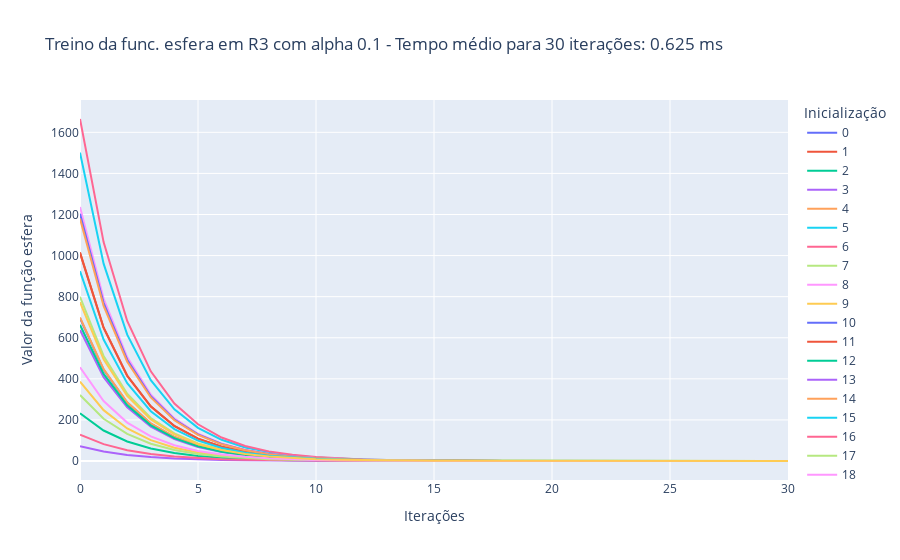

The cell this chart's notebook holds for it:
### Markdown cell above
Caso 2.1: $\alpha$ = 0.1, treinamento por 30 iterações

### Code cell
treina_gradiente(1e-1, 3, 'esfera', 30)

### Figure 1 — Plotly figure (JSON) as saved in the notebook; plotly's stock layout.template omitted (floating-point values rounded to 4 significant figures)
{"data": [{"hovertemplate": "variable=0<br>index=%{x}<br>value=%{y}<extra></extra>", "legendgroup": "0", "line": {"color": "#636efa", "dash": "solid"}, "marker": {"symbol": "circle"}, "mode": "lines", "name": "0", "orientation": "v", "showlegend": true, "type": "scatter", "x": [0, 1, 2, 3, 4, 5, 6, 7, 8, 9, 10, 11, 12, 13, 14, 15, 16, 17, 18, 19, 20, 21, 22, 23, 24, 25, 26, 27, 28, 29, 30], "xaxis": "x", "y": [695.0, 444.8, 284.7, 182.2, 116.6, 74.62, 47.76, 30.57, 19.56, 12.52, 8.012, 5.128, 3.282, 2.1, 1.344, 0.8603, 0.5506, 0.3524, 0.2255, 0.1443, 0.09238, 0.05912, 0.03784, 0.02422, 0.0155, 0.009919, 0.006348, 0.004063, 0.0026, 0.001664, 0.001065], "yaxis": "y"}, {"hovertemplate": "variable=1<br>index=%{x}<br>value=%{y}<extra></extra>", "legendgroup": "1", "line": {"color": "#EF553B", "dash": "solid"}, "marker": {"symbol": "circle"}, "mode": "lines", "name": "1", "orientation": "v", "showlegend": true, "type": "scatter", "x": [0, 1, 2, 3, 4, 5, 6, 7, 8, 9, 10, 11, 12, 13, 14, 15, 16, 17, 18, 19, 20, 21, 22, 23, 24, 25, 26, 27, 28, 29, 30], "xaxis": "x", "y": [1016.0, 650.1, 416.1, 266.3, 170.4, 109.1, 69.81, 44.68, 28.59, 18.3, 11.71, 7.495, 4.797, 3.07, 1.965, 1.258, 0.8048, 0.5151, 0.3296, 0.211, 0.135, 0.08642, 0.05531, 0.0354, 0.02265, 0.0145, 0.009279, 0.005938, 0.003801, 0.002432, 0.001557], "yaxis": "y"}, {"hovertemplate": "variable=2<br>index=%{x}<br>value=%{y}<extra></extra>", "legendgroup": "2", "line": {"color": "#00cc96", "dash": "solid"}, "marker": {"symbol": "circle"}, "mode": "lines", "name": "2", "orientation": "v", "showlegend": true, "type": "scatter", "x": [0, 1, 2, 3, 4, 5, 6, 7, 8, 9, 10, 11, 12, 13, 14, 15, 16, 17, 18, 19, 20, 21, 22, 23, 24, 25, 26, 27, 28, 29, 30], "xaxis": "x", "y": [231.9, 148.4, 94.98, 60.79, 38.9, 24.9, 15.93, 10.2, 6.527, 4.177, 2.673, 1.711, 1.095, 0.7008, 0.4485, 0.2871, 0.1837, 0.1176, 0.07525, 0.04816, 0.03082, 0.01973, 0.01262, 0.00808, 0.005171, 0.00331, 0.002118, 0.001356, 0.0008676, 0.0005552, 0.0003554], "yaxis": "y"}, {"hovertemplate": "variable=3<br>index=%{x}<br>value=%{y}<extra></extra>", "legendgroup": "3", "line": {"color": "#ab63fa", "dash": "solid"}, "marker": {"symbol": "circle"}, "mode": "lines", "name": "3", "orientation": "v", "showlegend": true, "type": "scatter", "x": [0, 1, 2, 3, 4, 5, 6, 7, 8, 9, 10, 11, 12, 13, 14, 15, 16, 17, 18, 19, 20, 21, 22, 23, 24, 25, 26, 27, 28, 29, 30], "xaxis": "x", "y": [638.0, 408.3, 261.3, 167.2, 107.0, 68.51, 43.84, 28.06, 17.96, 11.49, 7.356, 4.708, 3.013, 1.928, 1.234, 0.7898, 0.5055, 0.3235, 0.207, 0.1325, 0.08481, 0.05428, 0.03474, 0.02223, 0.01423, 0.009106, 0.005828, 0.00373, 0.002387, 0.001528, 0.0009777], "yaxis": "y"}, {"hovertemplate": "variable=4<br>index=%{x}<br>value=%{y}<extra></extra>", "legendgroup": "4", "line": {"color": "#FFA15A", "dash": "solid"}, "marker": {"symbol": "circle"}, "mode": "lines", "name": "4", "orientation": "v", "showlegend": true, "type": "scatter", "x": [0, 1, 2, 3, 4, 5, 6, 7, 8, 9, 10, 11, 12, 13, 14, 15, 16, 17, 18, 19, 20, 21, 22, 23, 24, 25, 26, 27, 28, 29, 30], "xaxis": "x", "y": [698.7, 447.2, 286.2, 183.2, 117.2, 75.03, 48.02, 30.73, 19.67, 12.59, 8.056, 5.156, 3.3, 2.112, 1.352, 0.865, 0.5536, 0.3543, 0.2268, 0.1451, 0.09288, 0.05944, 0.03804, 0.02435, 0.01558, 0.009973, 0.006383, 0.004085, 0.002614, 0.001673, 0.001071], "yaxis": "y"}, {"hovertemplate": "variable=5<br>index=%{x}<br>value=%{y}<extra></extra>", "legendgroup": "5", "line": {"color": "#19d3f3", "dash": "solid"}, "marker": {"symbol": "circle"}, "mode": "lines", "name": "5", "orientation": "v", "showlegend": true, "type": "scatter", "x": [0, 1, 2, 3, 4, 5, 6, 7, 8, 9, 10, 11, 12, 13, 14, 15, 16, 17, 18, 19, 20, 21, 22, 23, 24, 25, 26, 27, 28, 29, 30], "xaxis": "x", "y": [1501.0, 960.8, 614.9, 393.6, 251.9, 161.2, 103.2, 66.03, 42.26, 27.04, 17.31, 11.08, 7.09, 4.537, 2.904, 1.859, 1.189, 0.7612, 0.4872, 0.3118, 0.1996, 0.1277, 0.08174, 0.05231, 0.03348, 0.02143, 0.01371, 0.008777, 0.005617, 0.003595, 0.002301], "yaxis": "y"}, {"hovertemplate": "variable=6<br>index=%{x}<br>value=%{y}<extra></extra>", "legendgroup": "6", "line": {"color": "#FF6692", "dash": "solid"}, "marker": {"symbol": "circle"}, "mode": "lines", "name": "6", "orientation": "v", "showlegend": true, "type": "scatter", "x": [0, 1, 2, 3, 4, 5, 6, 7, 8, 9, 10, 11, 12, 13, 14, 15, 16, 17, 18, 19, 20, 21, 22, 23, 24, 25, 26, 27, 28, 29, 30], "xaxis": "x", "y": [1665.0, 1066.0, 681.9, 436.4, 279.3, 178.8, 114.4, 73.22, 46.86, 29.99, 19.2, 12.28, 7.862, 5.032, 3.22, 2.061, 1.319, 0.8442, 0.5403, 0.3458, 0.2213, 0.1416, 0.09065, 0.05801, 0.03713, 0.02376, 0.01521, 0.009733, 0.006229, 0.003987, 0.002551], "yaxis": "y"}, {"hovertemplate": "variable=7<br>index=%{x}<br>value=%{y}<extra></extra>", "legendgroup": "7", "line": {"color": "#B6E880", "dash": "solid"}, "marker": {"symbol": "circle"}, "mode": "lines", "name": "7", "orientation": "v", "showlegend": true, "type": "scatter", "x": [0, 1, 2, 3, 4, 5, 6, 7, 8, 9, 10, 11, 12, 13, 14, 15, 16, 17, 18, 19, 20, 21, 22, 23, 24, 25, 26, 27, 28, 29, 30], "xaxis": "x", "y": [799.1, 511.5, 327.3, 209.5, 134.1, 85.81, 54.92, 35.15, 22.49, 14.4, 9.213, 5.897, 3.774, 2.415, 1.546, 0.9893, 0.6331, 0.4052, 0.2593, 0.166, 0.1062, 0.06798, 0.04351, 0.02785, 0.01782, 0.01141, 0.0073, 0.004672, 0.00299, 0.001914, 0.001225], "yaxis": "y"}, {"hovertemplate": "variable=8<br>index=%{x}<br>value=%{y}<extra></extra>", "legendgroup": "8", "line": {"color": "#FF97FF", "dash": "solid"}, "marker": {"symbol": "circle"}, "mode": "lines", "name": "8", "orientation": "v", "showlegend": true, "type": "scatter", "x": [0, 1, 2, 3, 4, 5, 6, 7, 8, 9, 10, 11, 12, 13, 14, 15, 16, 17, 18, 19, 20, 21, 22, 23, 24, 25, 26, 27, 28, 29, 30], "xaxis": "x", "y": [1236.0, 791.0, 506.3, 324.0, 207.4, 132.7, 84.94, 54.36, 34.79, 22.27, 14.25, 9.12, 5.837, 3.736, 2.391, 1.53, 0.9793, 0.6267, 0.4011, 0.2567, 0.1643, 0.1051, 0.06729, 0.04307, 0.02756, 0.01764, 0.01129, 0.007226, 0.004624, 0.00296, 0.001894], "yaxis": "y"}, {"hovertemplate": "variable=9<br>index=%{x}<br>value=%{y}<extra></extra>", "legendgroup": "9", "line": {"color": "#FECB52", "dash": "solid"}, "marker": {"symbol": "circle"}, "mode": "lines", "name": "9", "orientation": "v", "showlegend": true, "type": "scatter", "x": [0, 1, 2, 3, 4, 5, 6, 7, 8, 9, 10, 11, 12, 13, 14, 15, 16, 17, 18, 19, 20, 21, 22, 23, 24, 25, 26, 27, 28, 29, 30], "xaxis": "x", "y": [386.7, 247.5, 158.4, 101.4, 64.88, 41.52, 26.57, 17.01, 10.88, 6.966, 4.458, 2.853, 1.826, 1.169, 0.748, 0.4787, 0.3064, 0.1961, 0.1255, 0.08032, 0.0514, 0.0329, 0.02105, 0.01347, 0.008624, 0.005519, 0.003532, 0.002261, 0.001447, 0.000926, 0.0005926], "yaxis": "y"}, {"hovertemplate": "variable=10<br>index=%{x}<br>value=%{y}<extra></extra>", "legendgroup": "10", "line": {"color": "#636efa", "dash": "solid"}, "marker": {"symbol": "circle"}, "mode": "lines", "name": "10", "orientation": "v", "showlegend": true, "type": "scatter", "x": [0, 1, 2, 3, 4, 5, 6, 7, 8, 9, 10, 11, 12, 13, 14, 15, 16, 17, 18, 19, 20, 21, 22, 23, 24, 25, 26, 27, 28, 29, 30], "xaxis": "x", "y": [1203.0, 770.1, 492.9, 315.4, 201.9, 129.2, 82.69, 52.92, 33.87, 21.68, 13.87, 8.879, 5.683, 3.637, 2.328, 1.49, 0.9534, 0.6102, 0.3905, 0.2499, 0.16, 0.1024, 0.06552, 0.04193, 0.02684, 0.01717, 0.01099, 0.007035, 0.004502, 0.002881, 0.001844], "yaxis": "y"}, {"hovertemplate": "variable=11<br>index=%{x}<br>value=%{y}<extra></extra>", "legendgroup": "11", "line": {"color": "#EF553B", "dash": "solid"}, "marker": {"symbol": "circle"}, "mode": "lines", "name": "11", "orientation": "v", "showlegend": true, "type": "scatter", "x": [0, 1, 2, 3, 4, 5, 6, 7, 8, 9, 10, 11, 12, 13, 14, 15, 16, 17, 18, 19, 20, 21, 22, 23, 24, 25, 26, 27, 28, 29, 30], "xaxis": "x", "y": [1012.0, 647.6, 414.5, 265.3, 169.8, 108.7, 69.54, 44.51, 28.48, 18.23, 11.67, 7.467, 4.779, 3.058, 1.957, 1.253, 0.8017, 0.5131, 0.3284, 0.2102, 0.1345, 0.08609, 0.0551, 0.03526, 0.02257, 0.01444, 0.009243, 0.005916, 0.003786, 0.002423, 0.001551], "yaxis": "y"}, {"hovertemplate": "variable=12<br>index=%{x}<br>value=%{y}<extra></extra>", "legendgroup": "12", "line": {"color": "#00cc96", "dash": "solid"}, "marker": {"symbol": "circle"}, "mode": "lines", "name": "12", "orientation": "v", "showlegend": true, "type": "scatter", "x": [0, 1, 2, 3, 4, 5, 6, 7, 8, 9, 10, 11, 12, 13, 14, 15, 16, 17, 18, 19, 20, 21, 22, 23, 24, 25, 26, 27, 28, 29, 30], "xaxis": "x", "y": [662.7, 424.1, 271.4, 173.7, 111.2, 71.16, 45.54, 29.15, 18.65, 11.94, 7.641, 4.89, 3.13, 2.003, 1.282, 0.8204, 0.5251, 0.336, 0.2151, 0.1376, 0.08809, 0.05638, 0.03608, 0.02309, 0.01478, 0.009459, 0.006053, 0.003874, 0.00248, 0.001587, 0.001016], "yaxis": "y"}, {"hovertemplate": "variable=13<br>index=%{x}<br>value=%{y}<extra></extra>", "legendgroup": "13", "line": {"color": "#ab63fa", "dash": "solid"}, "marker": {"symbol": "circle"}, "mode": "lines", "name": "13", "orientation": "v", "showlegend": true, "type": "scatter", "x": [0, 1, 2, 3, 4, 5, 6, 7, 8, 9, 10, 11, 12, 13, 14, 15, 16, 17, 18, 19, 20, 21, 22, 23, 24, 25, 26, 27, 28, 29, 30], "xaxis": "x", "y": [72.36, 46.31, 29.64, 18.97, 12.14, 7.769, 4.972, 3.182, 2.037, 1.303, 0.8342, 0.5339, 0.3417, 0.2187, 0.14, 0.08957, 0.05733, 0.03669, 0.02348, 0.01503, 0.009618, 0.006155, 0.00394, 0.002521, 0.001614, 0.001033, 0.0006609, 0.000423, 0.0002707, 0.0001733, 0.0001109], "yaxis": "y"}, {"hovertemplate": "variable=14<br>index=%{x}<br>value=%{y}<extra></extra>", "legendgroup": "14", "line": {"color": "#FFA15A", "dash": "solid"}, "marker": {"symbol": "circle"}, "mode": "lines", "name": "14", "orientation": "v", "showlegend": true, "type": "scatter", "x": [0, 1, 2, 3, 4, 5, 6, 7, 8, 9, 10, 11, 12, 13, 14, 15, 16, 17, 18, 19, 20, 21, 22, 23, 24, 25, 26, 27, 28, 29, 30], "xaxis": "x", "y": [1180.0, 755.3, 483.4, 309.4, 198.0, 126.7, 81.1, 51.9, 33.22, 21.26, 13.61, 8.708, 5.573, 3.567, 2.283, 1.461, 0.935, 0.5984, 0.383, 0.2451, 0.1569, 0.1004, 0.06425, 0.04112, 0.02632, 0.01684, 0.01078, 0.006899, 0.004415, 0.002826, 0.001809], "yaxis": "y"}, {"hovertemplate": "variable=15<br>index=%{x}<br>value=%{y}<extra></extra>", "legendgroup": "15", "line": {"color": "#19d3f3", "dash": "solid"}, "marker": {"symbol": "circle"}, "mode": "lines", "name": "15", "orientation": "v", "showlegend": true, "type": "scatter", "x": [0, 1, 2, 3, 4, 5, 6, 7, 8, 9, 10, 11, 12, 13, 14, 15, 16, 17, 18, 19, 20, 21, 22, 23, 24, 25, 26, 27, 28, 29, 30], "xaxis": "x", "y": [924.0, 591.3, 378.5, 242.2, 155.0, 99.21, 63.49, 40.64, 26.01, 16.64, 10.65, 6.818, 4.363, 2.792, 1.787, 1.144, 0.732, 0.4685, 0.2998, 0.1919, 0.1228, 0.0786, 0.05031, 0.0322, 0.0206, 0.01319, 0.00844, 0.005401, 0.003457, 0.002212, 0.001416], "yaxis": "y"}, {"hovertemplate": "variable=16<br>index=%{x}<br>value=%{y}<extra></extra>", "legendgroup": "16", "line": {"color": "#FF6692", "dash": "solid"}, "marker": {"symbol": "circle"}, "mode": "lines", "name": "16", "orientation": "v", "showlegend": true, "type": "scatter", "x": [0, 1, 2, 3, 4, 5, 6, 7, 8, 9, 10, 11, 12, 13, 14, 15, 16, 17, 18, 19, 20, 21, 22, 23, 24, 25, 26, 27, 28, 29, 30], "xaxis": "x", "y": [128.1, 81.99, 52.47, 33.58, 21.49, 13.76, 8.803, 5.634, 3.606, 2.308, 1.477, 0.9453, 0.605, 0.3872, 0.2478, 0.1586, 0.1015, 0.06496, 0.04157, 0.02661, 0.01703, 0.0109, 0.006975, 0.004464, 0.002857, 0.001828, 0.00117, 0.0007489, 0.0004793, 0.0003068, 0.0001963], "yaxis": "y"}, {"hovertemplate": "variable=17<br>index=%{x}<br>value=%{y}<extra></extra>", "legendgroup": "17", "line": {"color": "#B6E880", "dash": "solid"}, "marker": {"symbol": "circle"}, "mode": "lines", "name": "17", "orientation": "v", "showlegend": true, "type": "scatter", "x": [0, 1, 2, 3, 4, 5, 6, 7, 8, 9, 10, 11, 12, 13, 14, 15, 16, 17, 18, 19, 20, 21, 22, 23, 24, 25, 26, 27, 28, 29, 30], "xaxis": "x", "y": [321.4, 205.7, 131.6, 84.25, 53.92, 34.51, 22.09, 14.13, 9.046, 5.79, 3.705, 2.371, 1.518, 0.9713, 0.6217, 0.3979, 0.2546, 0.163, 0.1043, 0.06675, 0.04272, 0.02734, 0.0175, 0.0112, 0.007167, 0.004587, 0.002936, 0.001879, 0.001202, 0.0007696, 0.0004925], "yaxis": "y"}, {"hovertemplate": "variable=18<br>index=%{x}<br>value=%{y}<extra></extra>", "legendgroup": "18", "line": {"color": "#FF97FF", "dash": "solid"}, "marker": {"symbol": "circle"}, "mode": "lines", "name": "18", "orientation": "v", "showlegend": true, "type": "scatter", "x": [0, 1, 2, 3, 4, 5, 6, 7, 8, 9, 10, 11, 12, 13, 14, 15, 16, 17, 18, 19, 20, 21, 22, 23, 24, 25, 26, 27, 28, 29, 30], "xaxis": "x", "y": [456.7, 292.3, 187.0, 119.7, 76.61, 49.03, 31.38, 20.08, 12.85, 8.226, 5.265, 3.369, 2.156, 1.38, 0.8833, 0.5653, 0.3618, 0.2315, 0.1482, 0.09484, 0.0607, 0.03885, 0.02486, 0.01591, 0.01018, 0.006518, 0.004171, 0.00267, 0.001709, 0.001093, 0.0006998], "yaxis": "y"}, {"hovertemplate": "variable=19<br>index=%{x}<br>value=%{y}<extra></extra>", "legendgroup": "19", "line": {"color": "#FECB52", "dash": "solid"}, "marker": {"symbol": "circle"}, "mode": "lines", "name": "19", "orientation": "v", "showlegend": true, "type": "scatter", "x": [0, 1, 2, 3, 4, 5, 6, 7, 8, 9, 10, 11, 12, 13, 14, 15, 16, 17, 18, 19, 20, 21, 22, 23, 24, 25, 26, 27, 28, 29, 30], "xaxis": "x", "y": [773.4, 495.0, 316.8, 202.7, 129.8, 83.04, 53.15, 34.01, 21.77, 13.93, 8.917, 5.707, 3.652, 2.337, 1.496, 0.9574, 0.6127, 0.3922, 0.251, 0.1606, 0.1028, 0.06579, 0.04211, 0.02695, 0.01725, 0.01104, 0.007064, 0.004521, 0.002894, 0.001852, 0.001185], "yaxis": "y"}], "layout": {"legend": {"title": {"text": "Inicialização"}, "tracegroupgap": 0}, "title": {"text": "Treino da func. esfera em R3 com alpha 0.1 - Tempo médio para 30 iterações: 0.625 ms"}, "xaxis": {"anchor": "y", "domain": [0, 1], "title": {"text": "Iterações"}}, "yaxis": {"anchor": "x", "domain": [0, 1], "title": {"text": "Valor da função esfera"}}}}
